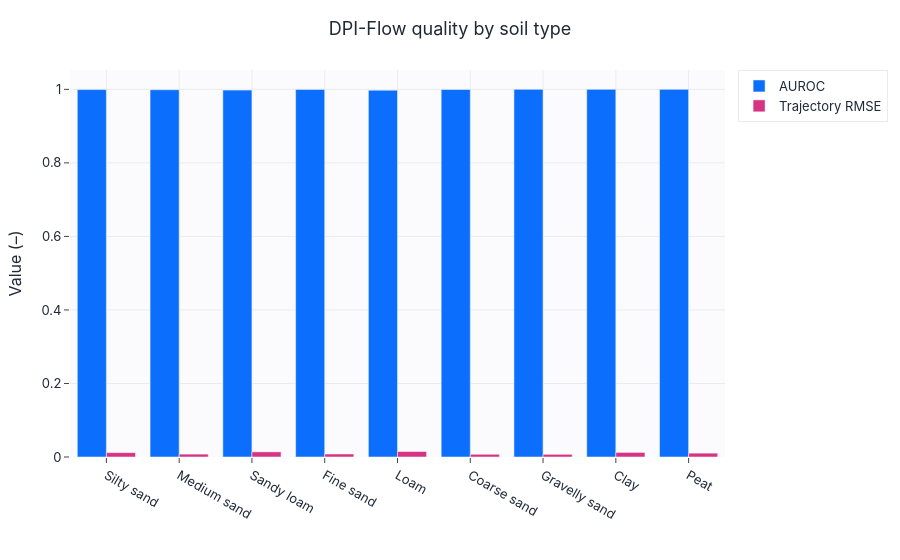
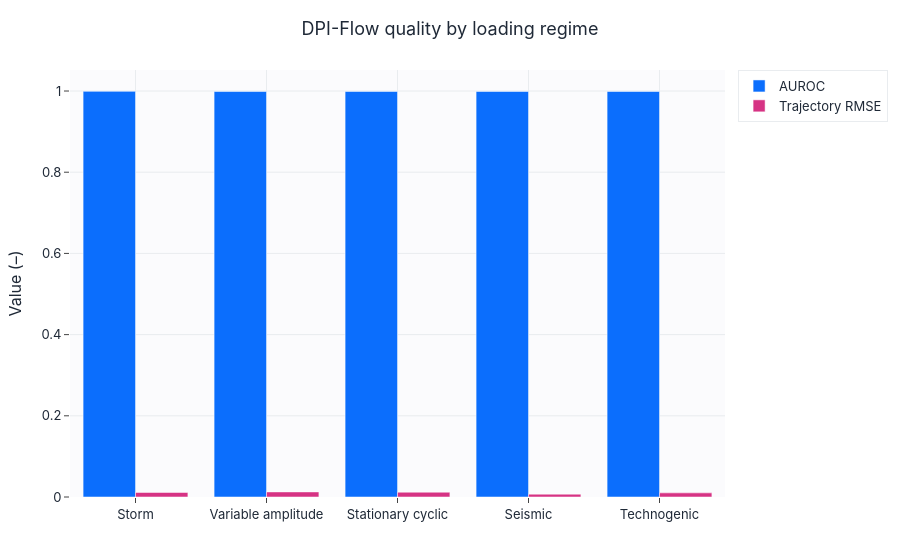

The cell these charts' notebook holds for them, in order:
### Markdown cell above
## Metrics by soil type and loading regime (DPI-Flow)

### Code cell
dpi, hp, _ = load_trained("dpi_flow")
out = collect_outputs(dpi, test, config, device)
_, sample_df = compute_metrics("DPI-Flow", out, test, config)
sample_df["soil_en"] = sample_df["soil_type"].map(SOIL_DISPLAY_NAMES_EN)
sample_df["load_en"] = sample_df["load_mode"].map(LOAD_DISPLAY_NAMES_EN)
soil_metrics = grouped_metrics(sample_df, "soil_en")
load_metrics = grouped_metrics(sample_df, "load_en")
display(english_metric_table(soil_metrics).round(4))
grouped_bar(soil_metrics["soil_en"].tolist(),
            {"AUROC": soil_metrics["AUROC"].tolist(), "Trajectory RMSE": soil_metrics["mean_traj_rmse"].tolist()},
            title="DPI-Flow quality by soil type", ylabel="Value (–)",
            save=SAVE_FIGS, fig_id="3_2_metrics_by_soil").show()
grouped_bar(load_metrics["load_en"].tolist(),
            {"AUROC": load_metrics["AUROC"].tolist(), "Trajectory RMSE": load_metrics["mean_traj_rmse"].tolist()},
            title="DPI-Flow quality by loading regime", ylabel="Value (–)",
            save=SAVE_FIGS, fig_id="3_2_metrics_by_load").show()

### Figure 1 — Plotly figure (JSON) as saved in the notebook; plotly's stock layout.template omitted (floating-point values rounded to 4 significant figures)
{"data": [{"marker": {"color": "#0b6efd"}, "name": "AUROC", "type": "bar", "x": ["Silty sand", "Medium sand", "Sandy loam", "Fine sand", "Loam", "Coarse sand", "Gravelly sand", "Clay", "Peat"], "y": [0.9994, 0.999, 0.998, 0.9998, 0.9979, 0.9996, 1.0, 1.0, 1.0]}, {"marker": {"color": "#d63384"}, "name": "Trajectory RMSE", "type": "bar", "x": ["Silty sand", "Medium sand", "Sandy loam", "Fine sand", "Loam", "Coarse sand", "Gravelly sand", "Clay", "Peat"], "y": [0.01196, 0.00786, 0.01404, 0.008251, 0.01499, 0.007425, 0.007348, 0.01248, 0.01053]}], "layout": {"barmode": "group", "title": {"text": "DPI-Flow quality by soil type"}, "xaxis": {"title": {"text": ""}}, "yaxis": {"title": {"text": "Value (–)"}}}}

### Figure 2 — Plotly figure (JSON) as saved in the notebook; plotly's stock layout.template omitted (floating-point values rounded to 4 significant figures)
{"data": [{"marker": {"color": "#0b6efd"}, "name": "AUROC", "type": "bar", "x": ["Storm", "Variable amplitude", "Stationary cyclic", "Seismic", "Technogenic"], "y": [0.9992, 0.9988, 0.9989, 0.9989, 0.9988]}, {"marker": {"color": "#d63384"}, "name": "Trajectory RMSE", "type": "bar", "x": ["Storm", "Variable amplitude", "Stationary cyclic", "Seismic", "Technogenic"], "y": [0.01118, 0.01251, 0.01185, 0.006939, 0.01021]}], "layout": {"barmode": "group", "title": {"text": "DPI-Flow quality by loading regime"}, "xaxis": {"title": {"text": ""}}, "yaxis": {"title": {"text": "Value (–)"}}}}
